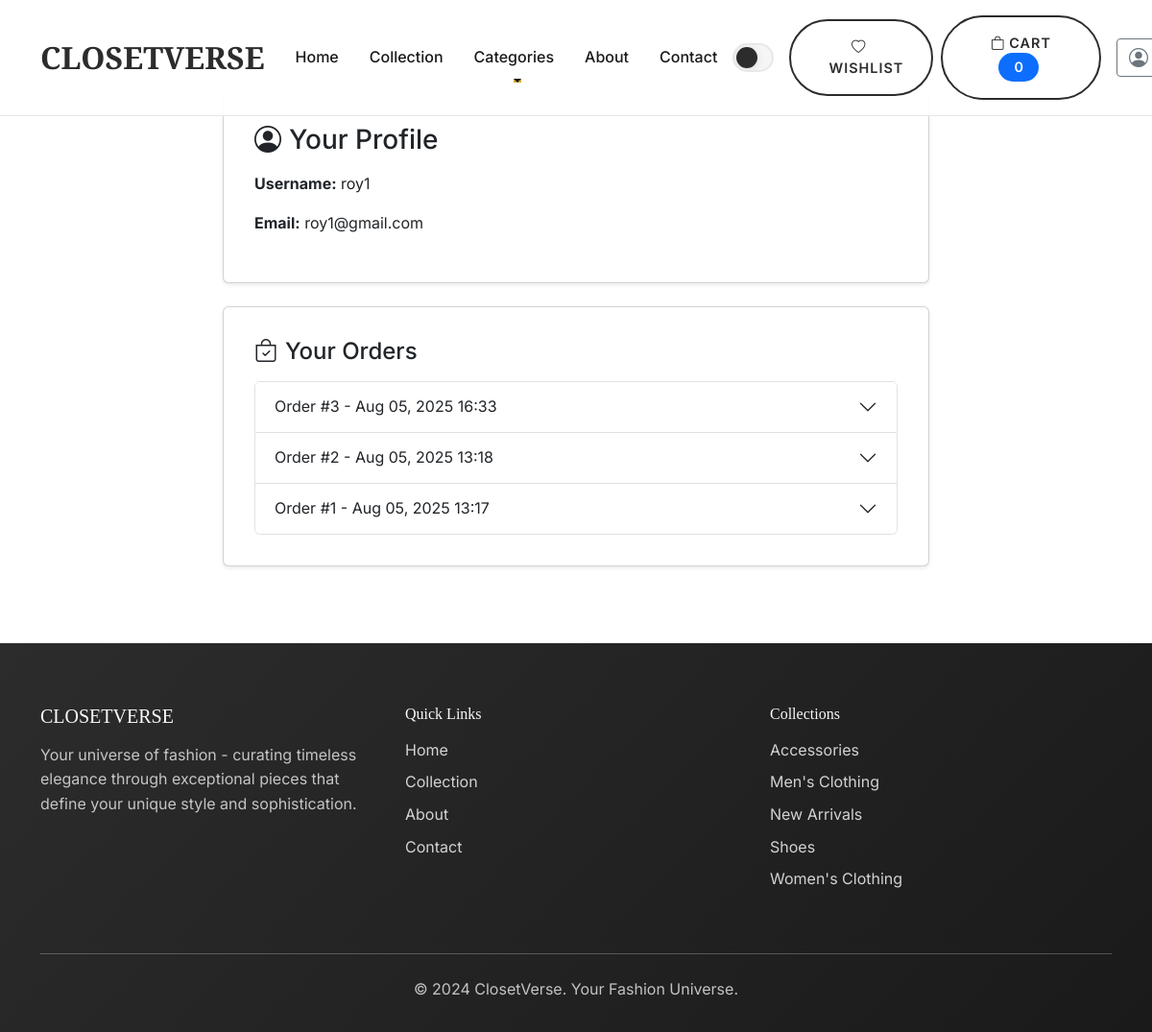
/profile/ (signed in), run on the app's committed database.
### store/models.py (models this page shows, shortened)
class Order(models.Model):
    user = models.ForeignKey(User, on_delete=models.CASCADE, related_name='orders')
    full_name = models.CharField(max_length=255)
    address = models.TextField()
    city = models.CharField(max_length=100)
    postal_code = models.CharField(max_length=20)
    phone = models.CharField(max_length=20)
    payment_method = models.CharField(max_length=50)
    total_price = models.DecimalField(max_digits=10, decimal_places=2)
    created_at = models.DateTimeField(auto_now_add=True)
    status = models.CharField(max_length=30, default='Placed')

class Category(models.Model):
    name = models.CharField(max_length=100, unique=True)
    slug = models.SlugField(max_length=100, unique=True)
    description = models.TextField(blank=True)
    created_at = models.DateTimeField(auto_now_add=True)
    class Meta:
        verbose_name_plural = 'Categories'
        ordering = ['name']

### store/views.py (the view)
# urls.py: path('profile/', views.profile_view, name='profile'),
@login_required
def profile_view(request):
    user = request.user
    orders = user.orders.all().order_by('-created_at')
    return render(request, 'store/profile.html', {'user': user, 'orders': orders})

### store/context_processors.py (called while the page is built)
def categories_processor(request):
    return {
        'categories': Category.objects.all().order_by('name')
    }

### templates/store/profile.html (shortened to what this page needs)
{% extends 'base.html' %}
{% block content %}
<div class="container mt-5 pt-5">
    <div class="row justify-content-center">
        <div class="col-md-8">
            <div class="card shadow-sm mb-4">
                <div class="card-body">
                    <h3 class="mb-3"><i class="bi bi-person-circle me-2"></i>Your Profile</h3>
                    <p><strong>Username:</strong> {{ user.username }}</p>
                    <p><strong>Email:</strong> {{ user.email }}</p>
                </div>
            </div>
            <div class="card shadow-sm">
                <div class="card-body">
                    <h4 class="mb-3"><i class="bi bi-bag-check me-2"></i>Your Orders</h4>
                    {% if orders %}
                        <div class="accordion" id="ordersAccordion">
                            {% for order in orders %}
                                <div class="accordion-item">
                                    <h2 class="accordion-header" id="heading{{ forloop.counter }}">
                                        <button class="accordion-button collapsed" type="button" data-bs-toggle="collapse" data-bs-target="#collapse{{ forloop.counter }}" aria-expanded="false" aria-controls="collapse{{ forloop.counter }}">
                                            Order #{{ order.id }} - {{ order.created_at|date:'M d, Y H:i' }}
                                        </button>
                                    </h2>
                                </div>
                            {% endfor %}
                        </div>
                    {% else %}
                        <p>No orders found.</p>
                    {% endif %}
                </div>
            </div>
        </div>
    </div>
</div>
{% endblock %}

### templates/base.html (shortened to what this page needs)
<!DOCTYPE html>
<html lang="en" data-theme="light">
<head>
    <link href="https://cdn.jsdelivr.net/npm/bootstrap@5.3.0/dist/css/bootstrap.min.css" rel="stylesheet">
    <link href="https://cdn.jsdelivr.net/npm/bootstrap-icons@1.11.0/font/bootstrap-icons.css" rel="stylesheet">
    {% load static %}
    <link rel="stylesheet" href="{% static 'css/style.css' %}">
</head>
<body>
    <nav class="navbar navbar-expand-lg fixed-top">
        <div class="container">
            <a class="navbar-brand font-display" href="{% url 'store:home' %}">
                CLOSETVERSE
            </a>
            <div class="collapse navbar-collapse" id="navbarNav">
                <ul class="navbar-nav me-auto">
                    <li class="nav-item">
                        <a class="nav-link" href="{% url 'store:home' %}">Home</a>
                    </li>
                    <li class="nav-item">
                        <a class="nav-link" href="{% url 'store:product_list' %}">Collection</a>
                    </li>
                    <li class="nav-item dropdown">
                        <a class="nav-link dropdown-toggle" href="#" role="button" data-bs-toggle="dropdown">
                            Categories
                        </a>
                    </li>
                    <li class="nav-item">
                        <a class="nav-link" href="{% url 'store:about' %}">About</a>
                    </li>
                    <li class="nav-item">
                        <a class="nav-link" href="{% url 'store:contact' %}">Contact</a>
                    </li>
                </ul>
                <div class="d-flex align-items-center">
                    <div class="theme-toggle me-3" onclick="toggleTheme()"></div>
                    <a href="{% url 'store:wishlist' %}" class="btn btn-outline-primary btn-sm me-2">
                        <i class="bi bi-heart me-1"></i>Wishlist
                    </a>
                    <a href="{% url 'store:cart' %}" class="btn btn-outline-primary btn-sm">
                        <i class="bi bi-bag me-1"></i>Cart
                        <span class="badge bg-primary ms-1" id="cart-count">{{ cart_count|default:0 }}</span>
                    </a>
                    {% if user.is_authenticated %}
                        <div class="dropdown ms-3">
                            <a href="#" class="btn btn-outline-secondary btn-sm dropdown-toggle d-flex align-items-center" id="profileDropdown" data-bs-toggle="dropdown" aria-expanded="false" style="padding: 0.25rem 0.75rem;">
                                <i class="bi bi-person-circle fs-5"></i>
                            </a>
                        </div>
                    {% else %}
                        <button type="button" class="btn btn-outline-primary ms-2" data-bs-toggle="modal" data-bs-target="#authModal">
                            Login
                        </button>
                    {% endif %}
                </div>
            </div>
        </div>
    </nav>
    <div class="toast-container position-fixed bottom-0 end-0 p-3" style="z-index: 9999;">
    </div>
    <main>
        {% block content %}
        {% endblock %}
    </main>
    <footer class="text-light">
        <div class="container">
            <div class="row">
                <div class="col-md-4 mb-4">
                    <h5 class="font-display mb-3">CLOSETVERSE</h5>
                    <p class="opacity-75">Your universe of fashion - curating timeless elegance through exceptional pieces that define your unique style and sophistication.</p>
                </div>
                <div class="col-md-4 mb-4">
                    <h6 class="font-display mb-3">Quick Links</h6>
                    <ul class="list-unstyled">
                        <li class="mb-2"><a href="{% url 'store:home' %}">Home</a></li>
                        <li class="mb-2"><a href="{% url 'store:product_list' %}">Collection</a></li>
                        <li class="mb-2"><a href="{% url 'store:about' %}">About</a></li>
                        <li class="mb-2"><a href="{% url 'store:contact' %}">Contact</a></li>
                    </ul>
                </div>
                <div class="col-md-4 mb-4">
                    <h6 class="font-display mb-3">Collections</h6>
                    <ul class="list-unstyled">
                        {% for category in categories %}
                        <li class="mb-2">
                            <a href="{% url 'store:category_products' category.slug %}">{{ category.name }}</a>
                        </li>
                        {% endfor %}
                    </ul>
                </div>
            </div>
            <hr class="my-4 opacity-25">
            <div class="text-center">
                <p class="mb-0 opacity-75">&copy; 2024 ClosetVerse. Your Fashion Universe.</p>
            </div>
        </div>
    </footer>
</body>
</html>

### static/css/style.css (style rules this page uses)
:root { --primary-color: #2c2c2c; --secondary-color: #d4af37; --accent-color: #f8f6f0; --text-primary: #1a1a1a; --text-secondary: #666666; --text-muted: #999999; --bg-primary: #ffffff; --bg-secondary: #fafafa; --bg-tertiary: #f5f5f5; --border-color: #e8e8e8; --shadow-light: rgba(0, 0, 0, 0.05); --shadow-medium: rgba(0, 0, 0, 0.1); --shadow-heavy: rgba(0, 0, 0, 0.15); --gradient-primary: linear-gradient(135deg, #ffffff 0%, #f8f6f0 100%); --gradient-secondary: linear-gradient(135deg, #2c2c2c 0%, #1a1a1a 100%); --blur-backdrop: rgba(255, 255, 255, 0.8); }
* { margin: 0; padding: 0; box-sizing: border-box; }
html { scroll-behavior: smooth; font-size: 16px; }
body { font-family: "Inter", sans-serif; background: var(--bg-primary); color: var(--text-primary); line-height: 1.6; transition: all 0.4s cubic-bezier(0.4, 0, 0.2, 1); overflow-x: hidden; }
.font-display { font-family: "Playfair Display", serif; }
.theme-toggle { position: relative; width: 60px; height: 30px; background: var(--bg-tertiary); border-radius: 50px; border: 2px solid var(--border-color); cursor: pointer; transition: all 0.4s cubic-bezier(0.4, 0, 0.2, 1); overflow: hidden; }
.theme-toggle::before { content: ""; position: absolute; top: 2px; left: 2px; width: 22px; height: 22px; background: var(--primary-color); border-radius: 50%; transition: all 0.4s cubic-bezier(0.4, 0, 0.2, 1); box-shadow: 0 2px 8px var(--shadow-medium); }
.navbar { background: var(--blur-backdrop) !important; backdrop-filter: blur(20px); -webkit-backdrop-filter: blur(20px); border-bottom: 1px solid var(--border-color); transition: all 0.4s cubic-bezier(0.4, 0, 0.2, 1); padding: 1rem 0; }
.navbar-brand { font-family: "Playfair Display", serif; font-size: 2rem; font-weight: 700; color: var(--primary-color) !important; text-decoration: none; transition: all 0.3s ease; }
.nav-link { color: var(--text-primary) !important; font-weight: 500; position: relative; transition: all 0.3s cubic-bezier(0.4, 0, 0.2, 1); margin: 0 0.5rem; }
.nav-link::after { content: ""; position: absolute; bottom: -5px; left: 50%; width: 0; height: 2px; background: var(--secondary-color); transition: all 0.3s cubic-bezier(0.4, 0, 0.2, 1); transform: translateX(-50%); }
.btn-outline-primary { border: 2px solid var(--primary-color); color: var(--primary-color); background: transparent; padding: 1rem 2.5rem; font-weight: 600; border-radius: 50px; transition: all 0.4s cubic-bezier(0.4, 0, 0.2, 1); position: relative; overflow: hidden; text-transform: uppercase; letter-spacing: 1px; font-size: 0.9rem; }
.badge { padding: 0.5rem 1rem; border-radius: 20px; font-weight: 600; font-size: 0.75rem; text-transform: uppercase; letter-spacing: 0.5px; margin-right: 0.5rem; backdrop-filter: blur(10px); -webkit-backdrop-filter: blur(10px); }
.card-body { padding: 2rem; position: relative; z-index: 2; }
footer { background: var(--gradient-secondary) !important; color: var(--bg-primary) !important; padding: 4rem 0 2rem; margin-top: 5rem; }
footer h5, footer h6 { font-family: "Playfair Display", serif; margin-bottom: 1.5rem; }
footer a { color: rgba(255, 255, 255, 0.8) !important; text-decoration: none; transition: all 0.3s ease; }
html { scroll-behavior: smooth; }
.badge { font-size: 0.9rem; padding: 0.5rem 1rem; }

### data on the page
Order: id "3", created_at "Aug 05, 2025 16:33"
Order: id "2", created_at "Aug 05, 2025 13:18"
Order: id "1", created_at "Aug 05, 2025 13:17"
Category: name "Accessories"
Category: name "Men's Clothing"
Category: name "New Arrivals"
Category: name "Shoes"
Category: name "Women's Clothing"

### other printed values
{{ cart_count|default:0 }} "0"
{{ user.username }} "roy1"
{{ user.email }} "roy1@gmail.com"
